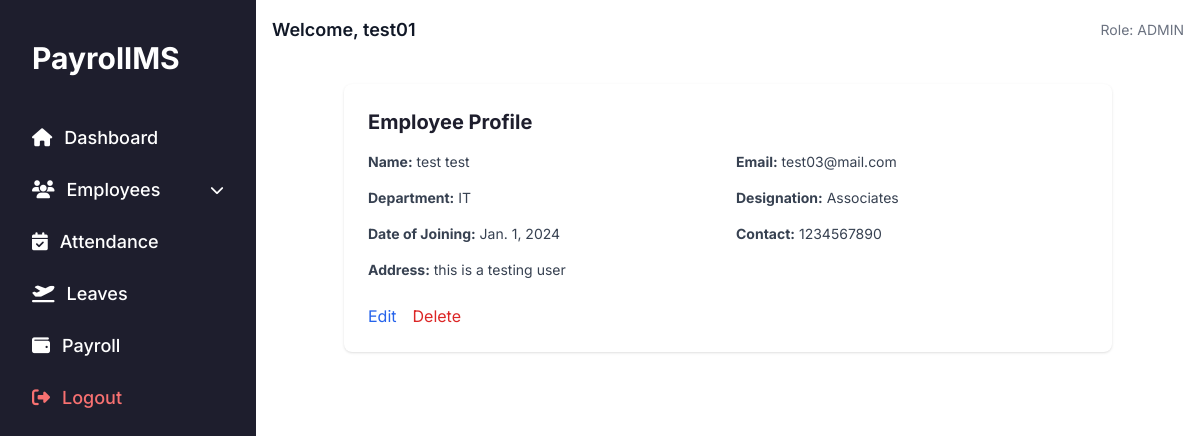
/employees/employees/1/ (signed in), run on an earlier commit of the app's database.
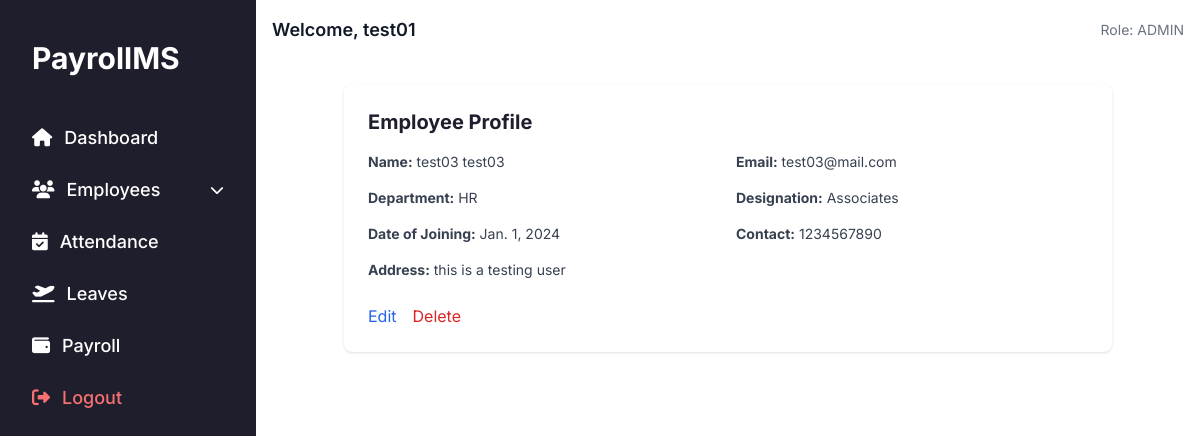
And on a later commit of the database.
### employees/models.py (models this page shows, shortened)
class Employee(models.Model):
    user = models.OneToOneField(User, on_delete=models.CASCADE, related_name='employee')
    department = models.ForeignKey(Department, on_delete=models.SET_NULL, null=True)
    designation = models.ForeignKey(Designation, on_delete=models.SET_NULL, null=True)
    date_of_joining = models.DateField()
    contact_number = models.CharField(max_length=15)
    address = models.TextField()

class Department(models.Model):
    name = models.CharField(max_length=100)
    def __str__(self):
        return self.name

class Designation(models.Model):
    title = models.CharField(max_length=100)
    def __str__(self):
        return self.title

### users/models.py (models this page shows, shortened)
class User(AbstractUser):
    ROLE_CHOICES = (
        ('ADMIN', 'Admin'),
        ('HR', 'HR'),
        ('EMPLOYEE', 'Employee'),
    )
    role = models.CharField(max_length=10, choices=ROLE_CHOICES)

### employees/views.py (the view)
# urls.py: path('employees/<int:pk>/', views.employee_detail, name='employee_detail'),
@login_required
@user_passes_test(is_admin)
def employee_detail(request, pk):
    employee = get_object_or_404(Employee, pk=pk)
    return render(request, 'employees/employee_detail.html', {'employee': employee})

### employees/views.py (called while the page is built)
def is_admin(user):
    return user.is_authenticated and user.role == 'ADMIN'

### templates/employees/employee_detail.html
{% extends 'dashboard/base_dashboard.html' %}
{% block content %}
<div class="max-w-3xl mx-auto bg-white p-6 rounded-lg shadow">
  <h2 class="text-xl font-bold mb-4 text-[#1e1e2d]">Employee Profile</h2>
  <div class="grid grid-cols-1 md:grid-cols-2 gap-4 text-sm text-gray-700">
    <p><strong>Name:</strong> {{ employee.user.get_full_name }}</p>
    <p><strong>Email:</strong> {{ employee.user.email }}</p>
    <p><strong>Department:</strong> {{ employee.department }}</p>
    <p><strong>Designation:</strong> {{ employee.designation }}</p>
    <p><strong>Date of Joining:</strong> {{ employee.date_of_joining }}</p>
    <p><strong>Contact:</strong> {{ employee.contact_number }}</p>
    <p><strong>Address:</strong> {{ employee.address }}</p>
  </div>
  <div class="mt-6 flex gap-4">
    <a href="{% url 'employees:employee_edit' employee.pk %}" class="text-blue-600 hover:underline">Edit</a>
    <a href="{% url 'employees:employee_delete' employee.pk %}" class="text-red-600 hover:underline">Delete</a>
  </div>
</div>
{% endblock %}

What changed in the data, as far as the page shows it:
changed Employee "this is a testing user": user.get_full_name "test test" → "test03 test03"; department "IT" → "HR"
